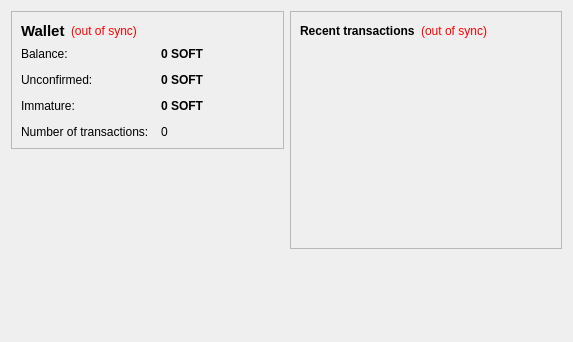
<?xml version="1.0" encoding="UTF-8"?>
<ui version="4.0">
 <class>OverviewPage</class>
 <widget class="QWidget" name="OverviewPage">
  <property name="geometry">
   <rect>
    <x>0</x>
    <y>0</y>
    <width>573</width>
    <height>342</height>
   </rect>
  </property>
  <property name="windowTitle">
   <string>Form</string>
  </property>
  <layout class="QHBoxLayout" name="horizontalLayout" stretch="1,1">
   <item>
    <layout class="QVBoxLayout" name="verticalLayout_2">
     <item>
      <widget class="QFrame" name="frame">
       <property name="frameShape">
        <enum>QFrame::StyledPanel</enum>
       </property>
       <property name="frameShadow">
        <enum>QFrame::Raised</enum>
       </property>
       <layout class="QVBoxLayout" name="verticalLayout_4">
        <item>
         <layout class="QHBoxLayout" name="horizontalLayout_4">
          <item>
           <widget class="QLabel" name="label_5">
            <property name="font">
             <font>
              <pointsize>11</pointsize>
              <weight>75</weight>
              <bold>true</bold>
             </font>
            </property>
            <property name="text">
             <string>Wallet</string>
            </property>
           </widget>
          </item>
          <item>
           <widget class="QLabel" name="labelWalletStatus">
            <property name="toolTip">
             <string>The displayed information may be out of date. Your wallet automatically synchronizes with the SoftwareCoin network after a connection is established, but this process has not completed yet.</string>
            </property>
            <property name="styleSheet">
             <string notr="true">QLabel { color: red; }</string>
            </property>
            <property name="text">
             <string notr="true">(out of sync)</string>
            </property>
            <property name="alignment">
             <set>Qt::AlignLeading|Qt::AlignLeft|Qt::AlignVCenter</set>
            </property>
           </widget>
          </item>
          <item>
           <spacer name="horizontalSpacer_2">
            <property name="orientation">
             <enum>Qt::Horizontal</enum>
            </property>
            <property name="sizeHint" stdset="0">
             <size>
              <width>40</width>
              <height>20</height>
             </size>
            </property>
           </spacer>
          </item>
         </layout>
        </item>
        <item>
         <layout class="QFormLayout" name="formLayout_2">
          <property name="fieldGrowthPolicy">
           <enum>QFormLayout::AllNonFixedFieldsGrow</enum>
          </property>
          <property name="horizontalSpacing">
           <number>12</number>
          </property>
          <property name="verticalSpacing">
           <number>12</number>
          </property>
          <item row="0" column="0">
           <widget class="QLabel" name="label">
            <property name="text">
             <string>Balance:</string>
            </property>
           </widget>
          </item>
          <item row="0" column="1">
           <widget class="QLabel" name="labelBalance">
            <property name="font">
             <font>
              <weight>75</weight>
              <bold>true</bold>
             </font>
            </property>
            <property name="cursor">
             <cursorShape>IBeamCursor</cursorShape>
            </property>
            <property name="toolTip">
             <string>Your current balance</string>
            </property>
            <property name="text">
             <string notr="true">0 SOFT</string>
            </property>
            <property name="textInteractionFlags">
             <set>Qt::LinksAccessibleByMouse|Qt::TextSelectableByKeyboard|Qt::TextSelectableByMouse</set>
            </property>
           </widget>
          </item>
          <item row="1" column="0">
           <widget class="QLabel" name="label_3">
            <property name="text">
             <string>Unconfirmed:</string>
            </property>
           </widget>
          </item>
          <item row="1" column="1">
           <widget class="QLabel" name="labelUnconfirmed">
            <property name="font">
             <font>
              <weight>75</weight>
              <bold>true</bold>
             </font>
            </property>
            <property name="cursor">
             <cursorShape>IBeamCursor</cursorShape>
            </property>
            <property name="toolTip">
             <string>Total of transactions that have yet to be confirmed, and do not yet count toward the current balance</string>
            </property>
            <property name="text">
             <string notr="true">0 SOFT</string>
            </property>
            <property name="textInteractionFlags">
             <set>Qt::LinksAccessibleByMouse|Qt::TextSelectableByKeyboard|Qt::TextSelectableByMouse</set>
            </property>
           </widget>
          </item>
          <item row="3" column="0">
           <widget class="QLabel" name="label_2">
            <property name="text">
             <string>Number of transactions:</string>
            </property>
           </widget>
          </item>
          <item row="3" column="1">
           <widget class="QLabel" name="labelNumTransactions">
            <property name="toolTip">
             <string>Total number of transactions in wallet</string>
            </property>
            <property name="text">
             <string notr="true">0</string>
            </property>
           </widget>
          </item>
          <item row="2" column="0">
           <widget class="QLabel" name="labelImmatureText">
            <property name="text">
             <string>Immature:</string>
            </property>
           </widget>
          </item>
          <item row="2" column="1">
           <widget class="QLabel" name="labelImmature">
            <property name="font">
             <font>
              <weight>75</weight>
              <bold>true</bold>
             </font>
            </property>
            <property name="toolTip">
             <string>Mined balance that has not yet matured</string>
            </property>
            <property name="text">
             <string notr="true">0 SOFT</string>
            </property>
            <property name="textInteractionFlags">
             <set>Qt::LinksAccessibleByMouse|Qt::TextSelectableByKeyboard|Qt::TextSelectableByMouse</set>
            </property>
           </widget>
          </item>
         </layout>
        </item>
       </layout>
      </widget>
     </item>
     <item>
      <spacer name="verticalSpacer">
       <property name="orientation">
        <enum>Qt::Vertical</enum>
       </property>
       <property name="sizeHint" stdset="0">
        <size>
         <width>20</width>
         <height>40</height>
        </size>
       </property>
      </spacer>
     </item>
    </layout>
   </item>
   <item>
    <layout class="QVBoxLayout" name="verticalLayout_3">
     <item>
      <widget class="QFrame" name="frame_2">
       <property name="frameShape">
        <enum>QFrame::StyledPanel</enum>
       </property>
       <property name="frameShadow">
        <enum>QFrame::Raised</enum>
       </property>
       <layout class="QVBoxLayout" name="verticalLayout">
        <item>
         <layout class="QHBoxLayout" name="horizontalLayout_2">
          <item>
           <widget class="QLabel" name="label_4">
            <property name="text">
             <string>&lt;b&gt;Recent transactions&lt;/b&gt;</string>
            </property>
           </widget>
          </item>
          <item>
           <widget class="QLabel" name="labelTransactionsStatus">
            <property name="toolTip">
             <string>The displayed information may be out of date. Your wallet automatically synchronizes with the SoftwareCoin network after a connection is established, but this process has not completed yet.</string>
            </property>
            <property name="styleSheet">
             <string notr="true">QLabel { color: red; }</string>
            </property>
            <property name="text">
             <string notr="true">(out of sync)</string>
            </property>
            <property name="alignment">
             <set>Qt::AlignRight|Qt::AlignTrailing|Qt::AlignVCenter</set>
            </property>
           </widget>
          </item>
          <item>
           <spacer name="horizontalSpacer">
            <property name="orientation">
             <enum>Qt::Horizontal</enum>
            </property>
            <property name="sizeHint" stdset="0">
             <size>
              <width>40</width>
              <height>20</height>
             </size>
            </property>
           </spacer>
          </item>
         </layout>
        </item>
        <item>
         <widget class="QListView" name="listTransactions">
          <property name="styleSheet">
           <string notr="true">QListView { background: transparent; }</string>
          </property>
          <property name="frameShape">
           <enum>QFrame::NoFrame</enum>
          </property>
          <property name="verticalScrollBarPolicy">
           <enum>Qt::ScrollBarAlwaysOff</enum>
          </property>
          <property name="horizontalScrollBarPolicy">
           <enum>Qt::ScrollBarAlwaysOff</enum>
          </property>
          <property name="selectionMode">
           <enum>QAbstractItemView::NoSelection</enum>
          </property>
         </widget>
        </item>
       </layout>
      </widget>
     </item>
     <item>
      <spacer name="verticalSpacer_2">
       <property name="orientation">
        <enum>Qt::Vertical</enum>
       </property>
       <property name="sizeHint" stdset="0">
        <size>
         <width>20</width>
         <height>40</height>
        </size>
       </property>
      </spacer>
     </item>
    </layout>
   </item>
  </layout>
 </widget>
 <resources/>
 <connections/>
</ui>
